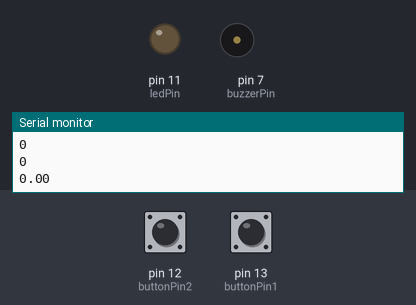
A sketch run on a simulated Arduino Uno, built with avr-gcc and run on an emulated ATmega328P. Shown: output pins drawn as LEDs (lit = HIGH), buzzer (waves = sounding, pin HIGH), the last lines printed to the serial monitor. The test bench sets the inputs (shaded band); at power-on: pin 12 (buttonPin2) LOW, pin 13 (buttonPin1) LOW.

Above: at 1.2 s.
1.3 s: pin 12 (buttonPin2) pulled HIGH for 1 s
At 1.55 s:
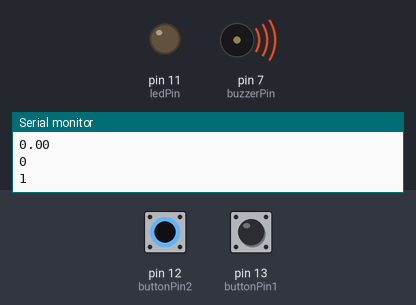
4.3 s: pin 13 (buttonPin1) pulled HIGH for 3.2 s
At 8.6 s:
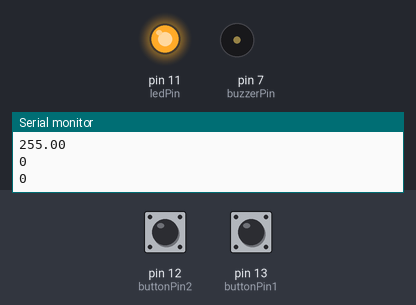
9.0 s: pin 12 (buttonPin2) pulled HIGH for 0.25 s
At 10.2 s:
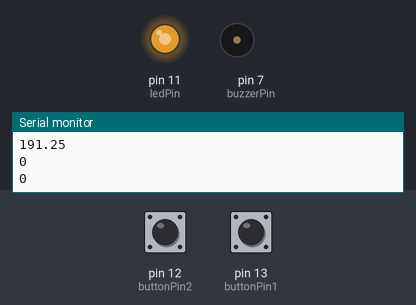
10.7 s: pin 13 (buttonPin1) pulled HIGH for 0.25 s
At 11.08 s:
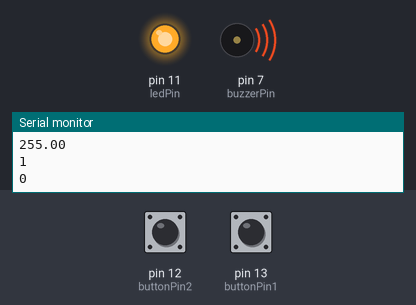
Timing chart, 0 to 13.6 s (numbered marks = the images above; inputs shaded):
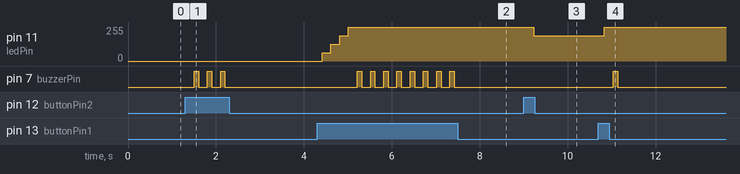

Measured:
- after the input at 1.3 s, pin 7 (buzzerPin): alternates HIGH for 0.10 s and LOW for 0.20 s, 6 changes in all, then stays LOW, starting after 0.20 s
- after the input at 4.3 s, pin 11 (ledPin): 0/255 → 63/255 after 0.11 s, → 127/255 0.20 s later, → 191/255 0.20 s later, → 255/255 0.20 s later; pin 7 (buzzerPin): alternates HIGH for 0.10 s and LOW for 0.20 s, 16 changes in all, then stays LOW, starting after 0.92 s
- after the input at 9.0 s, pin 11 (ledPin): 255/255 → 191/255 after 0.23 s
- after the input at 10.7 s, pin 11 (ledPin): 191/255 → 255/255 after 0.13 s; pin 7 (buzzerPin): LOW → HIGH after 0.33 s, → LOW 0.10 s later

The sketch:

pushbutton_3.ino
```cpp
float brightness = 0;
int ledPin = 11;
int buttonPin1 = 13;
int buttonPin2 = 12;
int buzzerPin = 7;
int button1New;
int button2New;
int sDelay = 100;


void setup() {
  pinMode(ledPin, OUTPUT);
  pinMode(buzzerPin, OUTPUT);
  pinMode(buttonPin1, INPUT);
  pinMode(buttonPin2, INPUT);


  Serial.begin(9600);
}

void loop() {

  button1New = digitalRead(buttonPin1);
  button2New = digitalRead(buttonPin2);

  Serial.println(button1New);
  Serial.println(button2New);
  Serial.println();
  delay(sDelay);

    if(button1New == 1){
    brightness = brightness + 63.75;


  }
    if( button2New == 1){
    brightness = brightness - 63.75;


  }
  if (brightness > 255){
  brightness = 255;
  digitalWrite(buzzerPin, HIGH);
  delay(sDelay);
  digitalWrite(buzzerPin, LOW);
}
if (brightness < 0){
  brightness = 0;
  digitalWrite(buzzerPin, HIGH);
  delay(sDelay);
  digitalWrite(buzzerPin, LOW);
}
  analogWrite(ledPin, brightness);
   Serial.println(brightness);
   Serial.println();
  delay(sDelay);


}
```
